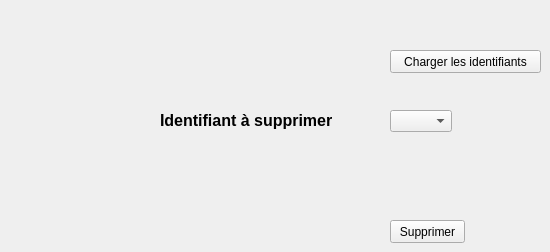
     <widget class="QWidget" name="tab_3">
      <attribute name="title">
       <string>Supprimer un client</string>
      </attribute>
      <widget class="QLabel" name="label_4">
       <property name="geometry">
        <rect>
         <x>160</x>
         <y>100</y>
         <width>191</width>
         <height>41</height>
        </rect>
       </property>
       <property name="font">
        <font>
         <pointsize>12</pointsize>
         <weight>75</weight>
         <bold>true</bold>
        </font>
       </property>
       <property name="text">
        <string>Identifiant à supprimer</string>
       </property>
      </widget>
      <widget class="QPushButton" name="pb_supprimer">
       <property name="geometry">
        <rect>
         <x>390</x>
         <y>220</y>
         <width>75</width>
         <height>23</height>
        </rect>
       </property>
       <property name="text">
        <string>Supprimer</string>
       </property>
      </widget>
      <widget class="QComboBox" name="comboBox_4">
       <property name="geometry">
        <rect>
         <x>390</x>
         <y>110</y>
         <width>62</width>
         <height>22</height>
        </rect>
       </property>
      </widget>
      <widget class="QPushButton" name="pushButton_9">
       <property name="geometry">
        <rect>
         <x>390</x>
         <y>50</y>
         <width>151</width>
         <height>23</height>
        </rect>
       </property>
       <property name="text">
        <string>Charger les identifiants</string>
       </property>
      </widget>
     </widget>
